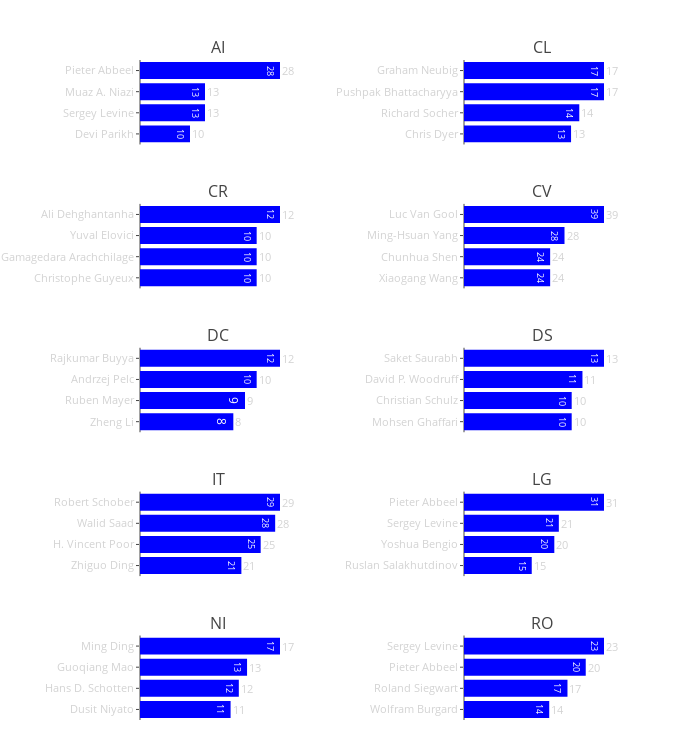

Here is the notebook cell this chart was saved with:
### Code cell
active_authors(section, year)

### Figure 1 — Plotly figure (JSON) as saved in the notebook; plotly's stock layout.template omitted (floating-point values rounded to 4 significant figures)
{"data": [{"hoverinfo": "text", "marker": {"color": "blue"}, "orientation": "h", "text": [28, 13, 13, 10], "type": "bar", "x": [28, 13, 13, 10], "xaxis": "x1", "y": ["Pieter Abbeel", "Muaz A. Niazi", "Sergey Levine", "Devi Parikh"], "yaxis": "y1"}, {"hoverinfo": "text", "marker": {"color": "blue"}, "orientation": "h", "text": [17, 17, 14, 13], "type": "bar", "x": [17, 17, 14, 13], "xaxis": "x2", "y": ["Graham Neubig", "Pushpak Bhattacharyya", "Richard Socher", "Chris Dyer"], "yaxis": "y2"}, {"hoverinfo": "text", "marker": {"color": "blue"}, "orientation": "h", "text": [12, 10, 10, 10], "type": "bar", "x": [12, 10, 10, 10], "xaxis": "x3", "y": ["Ali Dehghantanha", "Yuval Elovici", "Nalin Asanka Gamagedara Arachchilage", "Christophe Guyeux"], "yaxis": "y3"}, {"hoverinfo": "text", "marker": {"color": "blue"}, "orientation": "h", "text": [39, 28, 24, 24], "type": "bar", "x": [39, 28, 24, 24], "xaxis": "x4", "y": ["Luc Van Gool", "Ming-Hsuan Yang", "Chunhua Shen", "Xiaogang Wang"], "yaxis": "y4"}, {"hoverinfo": "text", "marker": {"color": "blue"}, "orientation": "h", "text": [12, 10, 9, 8], "type": "bar", "x": [12, 10, 9, 8], "xaxis": "x5", "y": ["Rajkumar Buyya", "Andrzej Pelc", "Ruben Mayer", "Zheng Li"], "yaxis": "y5"}, {"hoverinfo": "text", "marker": {"color": "blue"}, "orientation": "h", "text": [13, 11, 10, 10], "type": "bar", "x": [13, 11, 10, 10], "xaxis": "x6", "y": ["Saket Saurabh", "David P. Woodruff", "Christian Schulz", "Mohsen Ghaffari"], "yaxis": "y6"}, {"hoverinfo": "text", "marker": {"color": "blue"}, "orientation": "h", "text": [29, 28, 25, 21], "type": "bar", "x": [29, 28, 25, 21], "xaxis": "x7", "y": ["Robert Schober", "Walid Saad", "H. Vincent Poor", "Zhiguo Ding"], "yaxis": "y7"}, {"hoverinfo": "text", "marker": {"color": "blue"}, "orientation": "h", "text": [31, 21, 20, 15], "type": "bar", "x": [31, 21, 20, 15], "xaxis": "x8", "y": ["Pieter Abbeel", "Sergey Levine", "Yoshua Bengio", "Ruslan Salakhutdinov"], "yaxis": "y8"}, {"hoverinfo": "text", "marker": {"color": "blue"}, "orientation": "h", "text": [17, 13, 12, 11], "type": "bar", "x": [17, 13, 12, 11], "xaxis": "x9", "y": ["Ming Ding", "Guoqiang Mao", "Hans D. Schotten", "Dusit Niyato"], "yaxis": "y9"}, {"hoverinfo": "text", "marker": {"color": "blue"}, "orientation": "h", "text": [23, 20, 17, 14], "type": "bar", "x": [23, 20, 17, 14], "xaxis": "x10", "y": ["Sergey Levine", "Pieter Abbeel", "Roland Siegwart", "Wolfram Burgard"], "yaxis": "y10"}], "layout": {"annotations": [{"font": {"size": 16}, "showarrow": false, "text": "AI", "x": 0.1625, "xanchor": "center", "xref": "paper", "y": 1, "yanchor": "bottom", "yref": "paper"}, {"font": {"size": 16}, "showarrow": false, "text": "CL", "x": 0.8375, "xanchor": "center", "xref": "paper", "y": 1, "yanchor": "bottom", "yref": "paper"}, {"font": {"size": 16}, "showarrow": false, "text": "CR", "x": 0.1625, "xanchor": "center", "xref": "paper", "y": 0.782, "yanchor": "bottom", "yref": "paper"}, {"font": {"size": 16}, "showarrow": false, "text": "CV", "x": 0.8375, "xanchor": "center", "xref": "paper", "y": 0.782, "yanchor": "bottom", "yref": "paper"}, {"font": {"size": 16}, "showarrow": false, "text": "DC", "x": 0.1625, "xanchor": "center", "xref": "paper", "y": 0.564, "yanchor": "bottom", "yref": "paper"}, {"font": {"size": 16}, "showarrow": false, "text": "DS", "x": 0.8375, "xanchor": "center", "xref": "paper", "y": 0.564, "yanchor": "bottom", "yref": "paper"}, {"font": {"size": 16}, "showarrow": false, "text": "IT", "x": 0.1625, "xanchor": "center", "xref": "paper", "y": 0.346, "yanchor": "bottom", "yref": "paper"}, {"font": {"size": 16}, "showarrow": false, "text": "LG", "x": 0.8375, "xanchor": "center", "xref": "paper", "y": 0.346, "yanchor": "bottom", "yref": "paper"}, {"font": {"size": 16}, "showarrow": false, "text": "NI", "x": 0.1625, "xanchor": "center", "xref": "paper", "y": 0.128, "yanchor": "bottom", "yref": "paper"}, {"font": {"size": 16}, "showarrow": false, "text": "RO", "x": 0.8375, "xanchor": "center", "xref": "paper", "y": 0.128, "yanchor": "bottom", "yref": "paper"}, {"font": {"color": "lightgrey", "size": 11}, "showarrow": false, "text": 28, "x": 28, "xanchor": "left", "xref": "x1", "y": "Pieter Abbeel", "yref": "y1"}, {"font": {"color": "lightgrey", "size": 11}, "showarrow": false, "text": 13, "x": 13, "xanchor": "left", "xref": "x1", "y": "Muaz A. Niazi", "yref": "y1"}, {"font": {"color": "lightgrey", "size": 11}, "showarrow": false, "text": 13, "x": 13, "xanchor": "left", "xref": "x1", "y": "Sergey Levine", "yref": "y1"}, {"font": {"color": "lightgrey", "size": 11}, "showarrow": false, "text": 10, "x": 10, "xanchor": "left", "xref": "x1", "y": "Devi Parikh", "yref": "y1"}, {"font": {"color": "lightgrey", "size": 11}, "showarrow": false, "text": 17, "x": 17, "xanchor": "left", "xref": "x2", "y": "Graham Neubig", "yref": "y2"}, {"font": {"color": "lightgrey", "size": 11}, "showarrow": false, "text": 17, "x": 17, "xanchor": "left", "xref": "x2", "y": "Pushpak Bhattacharyya", "yref": "y2"}, {"font": {"color": "lightgrey", "size": 11}, "showarrow": false, "text": 14, "x": 14, "xanchor": "left", "xref": "x2", "y": "Richard Socher", "yref": "y2"}, {"font": {"color": "lightgrey", "size": 11}, "showarrow": false, "text": 13, "x": 13, "xanchor": "left", "xref": "x2", "y": "Chris Dyer", "yref": "y2"}, {"font": {"color": "lightgrey", "size": 11}, "showarrow": false, "text": 12, "x": 12, "xanchor": "left", "xref": "x3", "y": "Ali Dehghantanha", "yref": "y3"}, {"font": {"color": "lightgrey", "size": 11}, "showarrow": false, "text": 10, "x": 10, "xanchor": "left", "xref": "x3", "y": "Yuval Elovici", "yref": "y3"}, {"font": {"color": "lightgrey", "size": 11}, "showarrow": false, "text": 10, "x": 10, "xanchor": "left", "xref": "x3", "y": "Nalin Asanka Gamagedara Arachchilage", "yref": "y3"}, {"font": {"color": "lightgrey", "size": 11}, "showarrow": false, "text": 10, "x": 10, "xanchor": "left", "xref": "x3", "y": "Christophe Guyeux", "yref": "y3"}, {"font": {"color": "lightgrey", "size": 11}, "showarrow": false, "text": 39, "x": 39, "xanchor": "left", "xref": "x4", "y": "Luc Van Gool", "yref": "y4"}, {"font": {"color": "lightgrey", "size": 11}, "showarrow": false, "text": 28, "x": 28, "xanchor": "left", "xref": "x4", "y": "Ming-Hsuan Yang", "yref": "y4"}, {"font": {"color": "lightgrey", "size": 11}, "showarrow": false, "text": 24, "x": 24, "xanchor": "left", "xref": "x4", "y": "Chunhua Shen", "yref": "y4"}, {"font": {"color": "lightgrey", "size": 11}, "showarrow": false, "text": 24, "x": 24, "xanchor": "left", "xref": "x4", "y": "Xiaogang Wang", "yref": "y4"}, {"font": {"color": "lightgrey", "size": 11}, "showarrow": false, "text": 12, "x": 12, "xanchor": "left", "xref": "x5", "y": "Rajkumar Buyya", "yref": "y5"}, {"font": {"color": "lightgrey", "size": 11}, "showarrow": false, "text": 10, "x": 10, "xanchor": "left", "xref": "x5", "y": "Andrzej Pelc", "yref": "y5"}, {"font": {"color": "lightgrey", "size": 11}, "showarrow": false, "text": 9, "x": 9, "xanchor": "left", "xref": "x5", "y": "Ruben Mayer", "yref": "y5"}, {"font": {"color": "lightgrey", "size": 11}, "showarrow": false, "text": 8, "x": 8, "xanchor": "left", "xref": "x5", "y": "Zheng Li", "yref": "y5"}, {"font": {"color": "lightgrey", "size": 11}, "showarrow": false, "text": 13, "x": 13, "xanchor": "left", "xref": "x6", "y": "Saket Saurabh", "yref": "y6"}, {"font": {"color": "lightgrey", "size": 11}, "showarrow": false, "text": 11, "x": 11, "xanchor": "left", "xref": "x6", "y": "David P. Woodruff", "yref": "y6"}, {"font": {"color": "lightgrey", "size": 11}, "showarrow": false, "text": 10, "x": 10, "xanchor": "left", "xref": "x6", "y": "Christian Schulz", "yref": "y6"}, {"font": {"color": "lightgrey", "size": 11}, "showarrow": false, "text": 10, "x": 10, "xanchor": "left", "xref": "x6", "y": "Mohsen Ghaffari", "yref": "y6"}, {"font": {"color": "lightgrey", "size": 11}, "showarrow": false, "text": 29, "x": 29, "xanchor": "left", "xref": "x7", "y": "Robert Schober", "yref": "y7"}, {"font": {"color": "lightgrey", "size": 11}, "showarrow": false, "text": 28, "x": 28, "xanchor": "left", "xref": "x7", "y": "Walid Saad", "yref": "y7"}, {"font": {"color": "lightgrey", "size": 11}, "showarrow": false, "text": 25, "x": 25, "xanchor": "left", "xref": "x7", "y": "H. Vincent Poor", "yref": "y7"}, {"font": {"color": "lightgrey", "size": 11}, "showarrow": false, "text": 21, "x": 21, "xanchor": "left", "xref": "x7", "y": "Zhiguo Ding", "yref": "y7"}, {"font": {"color": "lightgrey", "size": 11}, "showarrow": false, "text": 31, "x": 31, "xanchor": "left", "xref": "x8", "y": "Pieter Abbeel", "yref": "y8"}, {"font": {"color": "lightgrey", "size": 11}, "showarrow": false, "text": 21, "x": 21, "xanchor": "left", "xref": "x8", "y": "Sergey Levine", "yref": "y8"}, {"font": {"color": "lightgrey", "size": 11}, "showarrow": false, "text": 20, "x": 20, "xanchor": "left", "xref": "x8", "y": "Yoshua Bengio", "yref": "y8"}, {"font": {"color": "lightgrey", "size": 11}, "showarrow": false, "text": 15, "x": 15, "xanchor": "left", "xref": "x8", "y": "Ruslan Salakhutdinov", "yref": "y8"}, {"font": {"color": "lightgrey", "size": 11}, "showarrow": false, "text": 17, "x": 17, "xanchor": "left", "xref": "x9", "y": "Ming Ding", "yref": "y9"}, {"font": {"color": "lightgrey", "size": 11}, "showarrow": false, "text": 13, "x": 13, "xanchor": "left", "xref": "x9", "y": "Guoqiang Mao", "yref": "y9"}, {"font": {"color": "lightgrey", "size": 11}, "showarrow": false, "text": 12, "x": 12, "xanchor": "left", "xref": "x9", "y": "Hans D. Schotten", "yref": "y9"}, {"font": {"color": "lightgrey", "size": 11}, "showarrow": false, "text": 11, "x": 11, "xanchor": "left", "xref": "x9", "y": "Dusit Niyato", "yref": "y9"}, {"font": {"color": "lightgrey", "size": 11}, "showarrow": false, "text": 23, "x": 23, "xanchor": "left", "xref": "x10", "y": "Sergey Levine", "yref": "y10"}, {"font": {"color": "lightgrey", "size": 11}, "showarrow": false, "text": 20, "x": 20, "xanchor": "left", "xref": "x10", "y": "Pieter Abbeel", "yref": "y10"}, {"font": {"color": "lightgrey", "size": 11}, "showarrow": false, "text": 17, "x": 17, "xanchor": "left", "xref": "x10", "y": "Roland Siegwart", "yref": "y10"}, {"font": {"color": "lightgrey", "size": 11}, "showarrow": false, "text": 14, "x": 14, "xanchor": "left", "xref": "x10", "y": "Wolfram Burgard", "yref": "y10"}], "height": 750, "margin": {"b": 30, "l": 140, "t": 60}, "showlegend": false, "title": "", "width": 700, "xaxis1": {"anchor": "y1", "domain": [0, 0.325], "showgrid": false, "showticklabels": false}, "xaxis10": {"anchor": "y10", "domain": [0.675, 1], "showgrid": false, "showticklabels": false}, "xaxis2": {"anchor": "y2", "domain": [0.675, 1], "showgrid": false, "showticklabels": false}, "xaxis3": {"anchor": "y3", "domain": [0, 0.325], "showgrid": false, "showticklabels": false}, "xaxis4": {"anchor": "y4", "domain": [0.675, 1], "showgrid": false, "showticklabels": false}, "xaxis5": {"anchor": "y5", "domain": [0, 0.325], "showgrid": false, "showticklabels": false}, "xaxis6": {"anchor": "y6", "domain": [0.675, 1], "showgrid": false, "showticklabels": false}, "xaxis7": {"anchor": "y7", "domain": [0, 0.325], "showgrid": false, "showticklabels": false}, "xaxis8": {"anchor": "y8", "domain": [0.675, 1], "showgrid": false, "showticklabels": false}, "xaxis9": {"anchor": "y9", "domain": [0, 0.325], "showgrid": false, "showticklabels": false}, "yaxis1": {"anchor": "x1", "autorange": "reversed", "domain": [0.872, 1], "tickfont": {"color": "lightgrey", "size": 11}, "ticklen": 3}, "yaxis10": {"anchor": "x10", "autorange": "reversed", "domain": [0, 0.128], "tickfont": {"color": "lightgrey", "size": 11}, "ticklen": 3}, "yaxis2": {"anchor": "x2", "autorange": "reversed", "domain": [0.872, 1], "tickfont": {"color": "lightgrey", "size": 11}, "ticklen": 3}, "yaxis3": {"anchor": "x3", "autorange": "reversed", "domain": [0.654, 0.782], "tickfont": {"color": "lightgrey", "size": 11}, "ticklen": 3}, "yaxis4": {"anchor": "x4", "autorange": "reversed", "domain": [0.654, 0.782], "tickfont": {"color": "lightgrey", "size": 11}, "ticklen": 3}, "yaxis5": {"anchor": "x5", "autorange": "reversed", "domain": [0.436, 0.564], "tickfont": {"color": "lightgrey", "size": 11}, "ticklen": 3}, "yaxis6": {"anchor": "x6", "autorange": "reversed", "domain": [0.436, 0.564], "tickfont": {"color": "lightgrey", "size": 11}, "ticklen": 3}, "yaxis7": {"anchor": "x7", "autorange": "reversed", "domain": [0.218, 0.346], "tickfont": {"color": "lightgrey", "size": 11}, "ticklen": 3}, "yaxis8": {"anchor": "x8", "autorange": "reversed", "domain": [0.218, 0.346], "tickfont": {"color": "lightgrey", "size": 11}, "ticklen": 3}, "yaxis9": {"anchor": "x9", "autorange": "reversed", "domain": [0, 0.128], "tickfont": {"color": "lightgrey", "size": 11}, "ticklen": 3}}}
